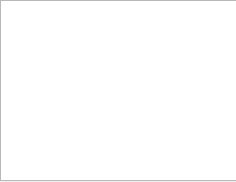
<?xml version="1.0" encoding="UTF-8"?>
<ui version="4.0">
 <class>Register_Result_Frame</class>
 <widget class="QWidget" name="Register_Result_Frame">
  <property name="geometry">
   <rect>
    <x>0</x>
    <y>0</y>
    <width>236</width>
    <height>182</height>
   </rect>
  </property>
  <property name="windowTitle">
   <string>Form</string>
  </property>
  <widget class="QTextEdit" name="textEdit">
   <property name="geometry">
    <rect>
     <x>0</x>
     <y>0</y>
     <width>241</width>
     <height>181</height>
    </rect>
   </property>
  </widget>
 </widget>
 <resources/>
 <connections/>
</ui>
